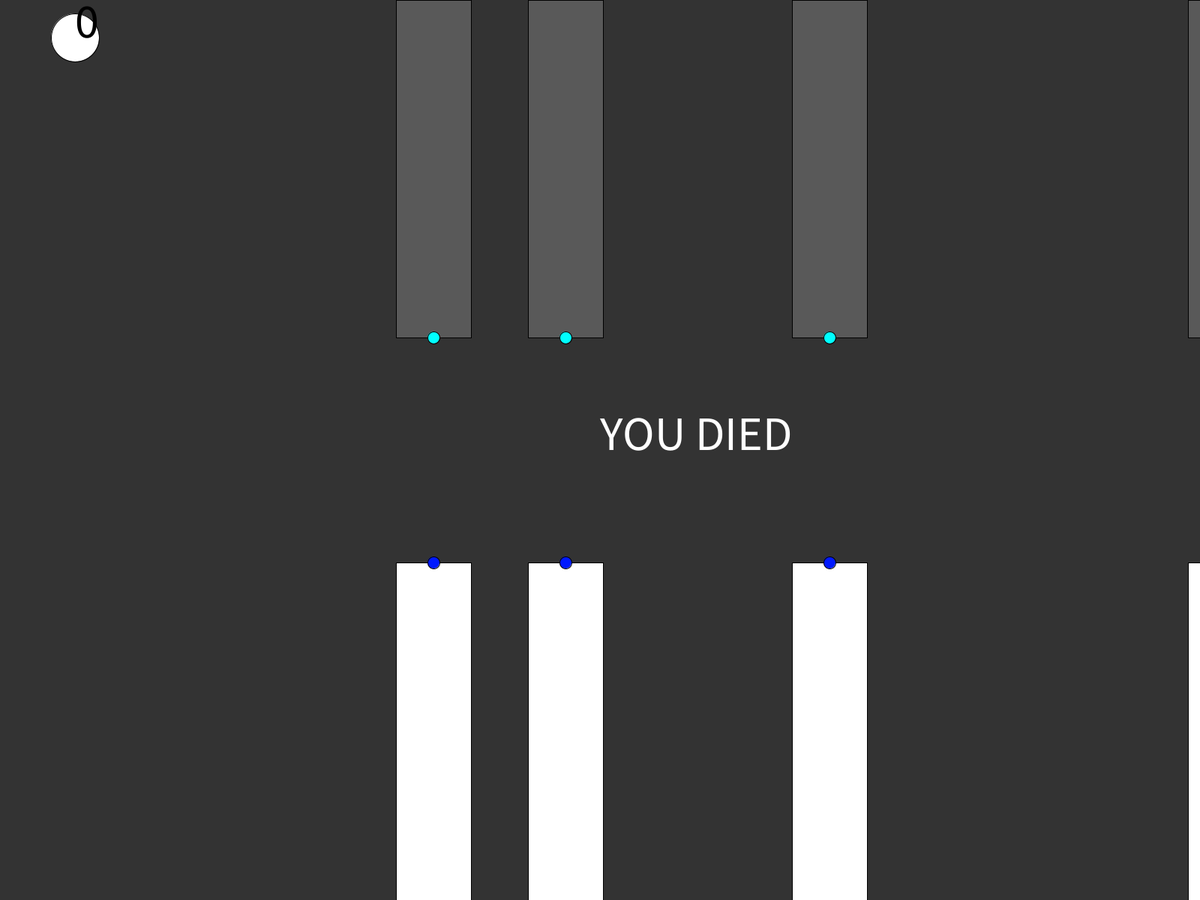
Frame 1 (no input)
Frame 60 (the mouse pressed at the canvas centre just before this capture): identical to frame 1, image omitted
Frame 120 (the mouse held since frame 60 and released just before this capture): identical to frame 1, image omitted

The Processing sketch that drew this single still picture (run headless with seeded random() and noise(); from frame 60 on, the mouse is pressed at the canvas centre):

// Processing sketch: FlappyBirdCloneAndroid
// ── FlappyBirdCloneAndroid.pde

Bird bird = new Bird(100, height/2);
import java.util.ArrayList;

ArrayList<Wall> walls = new ArrayList<Wall>();

boolean jumped = false;
boolean started = false;

void setup() 
{
  fullScreen();
  //noStroke();
  //size(600,600);

  walls.add(new Wall(width*.33, height/2, 150));
  walls.add(new Wall(width*.44, height/2, 150));
  walls.add(new Wall(width*.66, height/2, 150));
  walls.add(new Wall(width*.99, height/2, 150));
}


//Wall wall = new Wall(150,300,150);

//void mouseClicked() 
//{

//  //walls.add(new Wall(150,300,150));

//}

void resetWalls() 
{
  for (int i = 0; i < walls.size(); i++)
  {
    walls.get(i).x = i * 300;
    walls.get(i).randomize();
  }
}

void jumpBird() 
{
//if (!jumped)
        jumped = true;
        started = true;
        bird.jump();
        //println("jumped");
        if (bird.dead) 
        {
          bird.dead = false;
          //bird.jump();
          bird.y = 300;
          resetWalls();
        }
      
}

void touchStarted() 
{

  jumpBird();
  
  
}

void draw() 
{
  rectMode(CORNER);
  background(51);



  bird.show();
  fill(0);
  textSize(64);
  text(bird.score, bird.x, bird.y);
  for (Wall w : walls) 
  {
    w.show();
    w.collision(bird);
  }
  //wall.show();
  //wall.collision(bird);
  if (started && !bird.dead)
  {
    bird.step();
    for (Wall w : walls) 
      w.step();
  } else
  {
    //textMode(CENTER);
    fill(255);
    text("YOU DIED", width/2, height/2);
  }
}

//void keyPressed() {
//  if (!jumped)
//    if (key == ' ') {
//      jumped = true;
//      started = true;
//      bird.jump();
//      //println("jumped");
//      if (bird.dead) 
//      {
//        bird.dead = false;
//        //bird.jump();
//        bird.y = height/2;
//        resetWalls();
//      }
//    }
//  //if(key == 'a') 
//  //{
//  //wall.gap += 5;
//  //println("gap: " + wall.gap);
//  //}
//  //if(key == 'z') 
//  //{
//  //wall.mid += 5;
//  //println("mid: " + wall.mid);
//  //}
//  //if(key == 's') 
//  //{
//  //wall.gap -= 5;
//  //println("gap: " + wall.gap);
//  //}
//  //if(key == 'x') 
//  //{
//  //wall.mid -= 5;
//  //println("mid: " + wall.mid);
//  //}
//}

//void keyReleased() 
//{
//  if (key == ' ') {
//    jumped = false;
//  }
//}

// ── Bird.pde


class Bird 
{

  float jump;
  float x, y;
  float grav;
  float vY;
  boolean dead = false;
  int score;
  public Bird(float x, float y) 
  {
    this.x = x;
    this.y = y;
    jump = -16;
    grav = .8;
    this.vY = 0;
    score = 0;
  }

  public void step() 
  {
    //if the birds height is above or equal to the bottom of the screen then we set them to it and remove their velocity
    if(y >= height) 
  {
    y = height;
    vY = 0;
    dead = true;
  }
  
  if(y < 0)
  {
    dead = true;
  }
  

    //we add gravity to the players velocity 
    vY += grav;  //gravity pulls them downward (pos number)
    y += vY;  //velocity is added to their height (higher number = lower to screen)
    
    
    //if(dead)
    //println("DEAD");
    
  }

  public void show() 
  {
    fill(255);
    if(dead)
    fill(255,0,0);
    ellipse(x,y,64,64);
    
  }


  public void jump() 
  {
    if(!dead) 
    {
    vY = 0;  //reset their velocity so you dont have to spam the jump key to recover
    vY = jump;  //set velocity to jump velocity so that the player cant build up additional velocity 
    y += vY;  //imediatly set the player height to the new vY so we dont trip the first step if statement
    }
  }

}

// ── Wall.pde


public class Wall 
{
  float x, mid;
  float gap;
  float speed;
  float w;
  float topY, botY;
  boolean hasReset = true;
  public Wall(float x, float mid, float gap) 
  {
    
    this.x = x;
    this.mid = mid;
    this.gap = gap;
    speed = 6;
    w = 100;
  }
  
  public void show() 
  {
    float botLen = -mid + gap;
    float topLen = height - mid - gap;
    
    
    topY = height + botLen;
    botY = topLen;
    
    fill(255);
    rect(x,height,w,botLen);//bottom
    fill(89);
    rect(x,0, w,topLen);//top
    fill(0,25,255);
    ellipse(x + (w/2),topY,16,16);
    fill(0,255,255);
    ellipse(x + (w/2),botY,16,16);
    
  }
  
  public void step() 
  {
    if(x < 0)
    {
    x = width + 25;
    randomize();
    }
    
    this.x -= speed;
    
  }
  
  public void collision(Bird b) 
  {
    
  if(abs(b.x - x ) < w/2)
  {
    //println("checked" + frameCount);
    if(b.y > topY || b.y < botY)
    {
      b.dead = true; // bird was not inbetween the walls when they passed them
      b.score = 0;
    }
      else if(hasReset)
      {
      b.score++;
      hasReset = false;
    }
  }
    

  }
  
  void randomize() 
  {
    gap = random(height*.1,height/3);
    mid = random(gap + 10, height - gap - 10);
    hasReset = true;
    
    
  }

}
